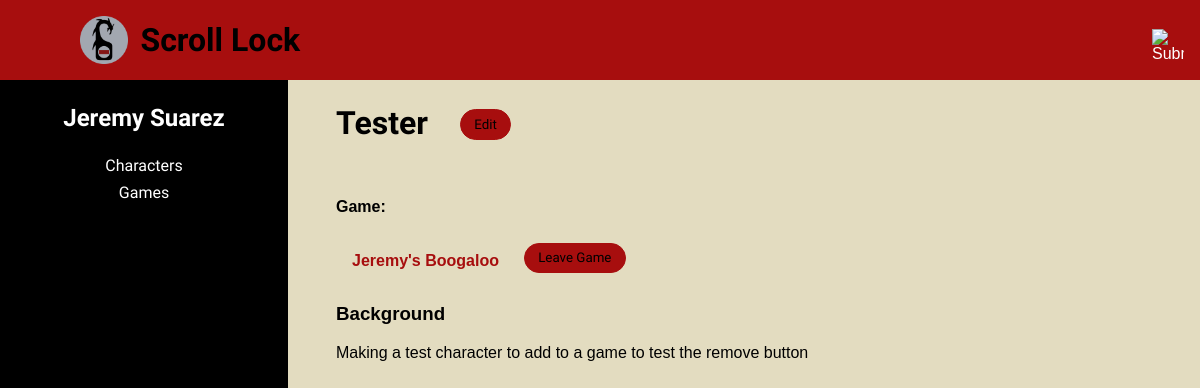
Page /index.php?action=character_page&characterID=21 (signed in) on the committed database.
### tables this page shows
CREATE TABLE `users` (
  `userID` int(11) NOT NULL,
  `username` varchar(45) NOT NULL,
  `email` varchar(45) NOT NULL,
  `password` varchar(45) NOT NULL,
  `name` varchar(45) DEFAULT 'Anonymous'
);

CREATE TABLE `characters` (
  `characterID` int(11) NOT NULL,
  `characterName` varchar(45) NOT NULL,
  `background` text,
  `userID` int(11) NOT NULL,
  `gameID` int(11) DEFAULT NULL
);

CREATE TABLE `games` (
  `gameID` int(11) NOT NULL,
  `gameName` varchar(45) NOT NULL,
  `description` text,
  `adminID` int(11) NOT NULL
);

### model/user_db.php (called while the page is built, shortened)
<?php
function get_user($username)
{
    global $db;
    $query = 'SELECT * FROM users
              WHERE username = :username';
    $statement = $db->prepare($query);
    $statement->bindValue(':username', $username);
    $statement->execute();
    $user = $statement->fetch();
    return $user;
}
function get_character($characterID)
{
    global $db;
    $query = 'SELECT characters.characterID, characters.characterName,
        characters.background, games.gameName, games.gameID, characters.userID
              FROM characters
              LEFT JOIN games
              ON characters.gameID = games.gameID
              WHERE characterID = :characterID';
    $statement = $db->prepare($query);
    $statement->bindValue(':characterID', $characterID);
    $statement->execute();
    $character = $statement->fetch();
    return $character;
}
?>

### view/character_page.php (the view, shortened to what this page needs)
<?php
    if ($characterID == NULL) {
        $characterID = $_GET['characterID'];
    }
    include('view/header.php');
    $user = get_user($_SESSION['username']);
    $character = get_character($characterID);
?>
<div class="profile-body">
    <aside>
        <h2><?php echo $user['name']; ?></h2>
        <a class="aside_button" href="index.php?action=view_characters">Characters</a>
        <a class="aside_button" href="index.php?action=view_games">Games</a>
    </aside>
    <main class="profile-main">
        <h1 class="gamePageTitle"><?php echo $character['characterName'] ?></h1>
        <?php if ($character['userID'] == $_SESSION['userID']) { ?>
        <form action="." method="post" class="gameEditButton">
                <input type="submit" class="button" value="Edit">
            </form>
        <?php } ?>
        <div class="gameDescription">
            <h4 style="clear: both;">Game:</h4>
            <p style="margin: 0; float: left; margin: 0.9em 1em;">
                <?php
                    if ($character['gameID'] == NULL) {
                        ?>No Game<?php
                    }
                    else { ?>
                        <a href="index.php?action=game_page&gameID=<?php echo $character['gameID']; ?>"
                           class="gameLink"><?php echo $character['gameName']; ?> </a>
                        <?php
                    }
                ?>&nbsp;
            </p>
            <?php
                if ($character['gameID'] != NULL && $character['userID'] === $_SESSION['userID']) {
            ?>
            <form style="float: left;" action="." method="post">
                <input type="submit" value="Leave Game" class="button">
            </form>
            <?php }
            ?>
        </div>
        <div class="gameDescription">
            <h3>Background</h3>
            <p><?php echo $character['background']; ?></p>
        </div>
    </main>
</div>
<?php
    include('view/footer.php');

### style/main.css (style rules this page uses)
* { font-family: Arial, Helvetica, sans-serif; }
html { background-color: #e3dcc0; margin: 0; padding: 0; }
body { font-family: Arial, Helvetica, sans-serif; font-family: 'Eagle Lake', cursive; margin: 0 auto; padding: 0; }
main { margin: 0; padding: 2em 1em; }
aside { position: fixed; width: 18rem; height: 100%; margin: 0; color: white; background-color: #000; margin-top: 2.5em; }
aside h2 { width: 100%; text-align: center; margin: 1em 0; }
h1 { font-family: 'Eagle Lake', cursive; }
h2 { font-family: 'Eagle Lake', cursive; }
input { display: inline-block; float: left; }
.aside_button { display: block; background-color: black; color: white; font-family: 'Eagle Lake', cursive; width: 100%; margin: 0.5em auto; padding: 0; border: none; font-size: 1em; text-decoration: none; text-align: center; }
.profile-main { margin-left: 18rem; margin-top: 2.5em; }
.profile-main h1 { margin: 1em 1em; }
.profile-body { margin: 0; padding: 0; }
.button { background-color: #a70e0e; border: 0.1em solid #a70e0e; border-radius: 10em; text-align: center; font-family: 'Eagle Lake', cursive; padding: 0.5em 1em; display: inline-block; margin: 0.4em auto; }
.gameLink { background-color: transparent; box-shadow: none; border: none; font-size: 1em; font-weight: 900; color: #a70e0e; text-decoration: none; }
.gamePageTitle { display: inline-block; float: left; margin-right: 0; }
.gameEditButton { float: left; margin: 2em 0; }
.gameDescription { float: left; margin: 0 2em; max-width: 30em; clear: left; }

### rows in the picture
users: name "Jeremy Suarez"
characters: characterName "Tester", gameID.gameName "Jeremy's Boogaloo", background "Making a test character to add to a game to test the remove button"
